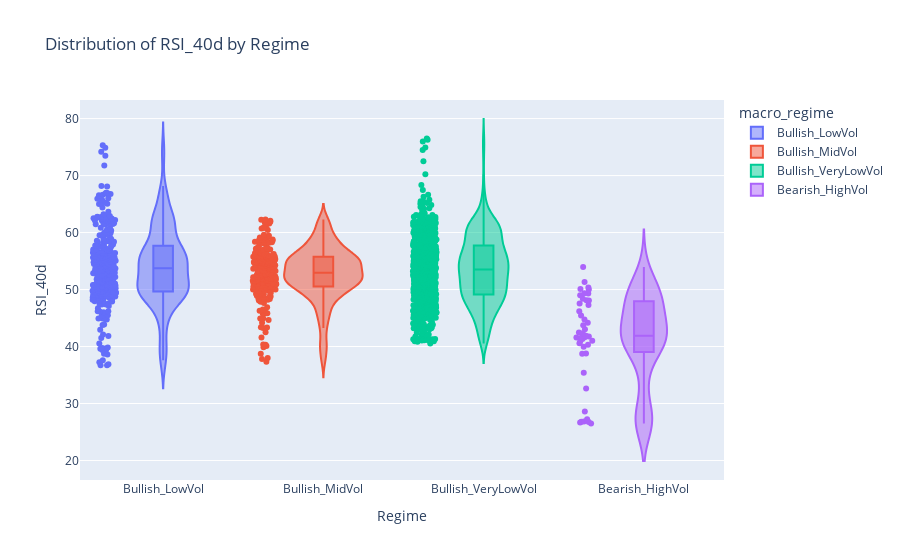
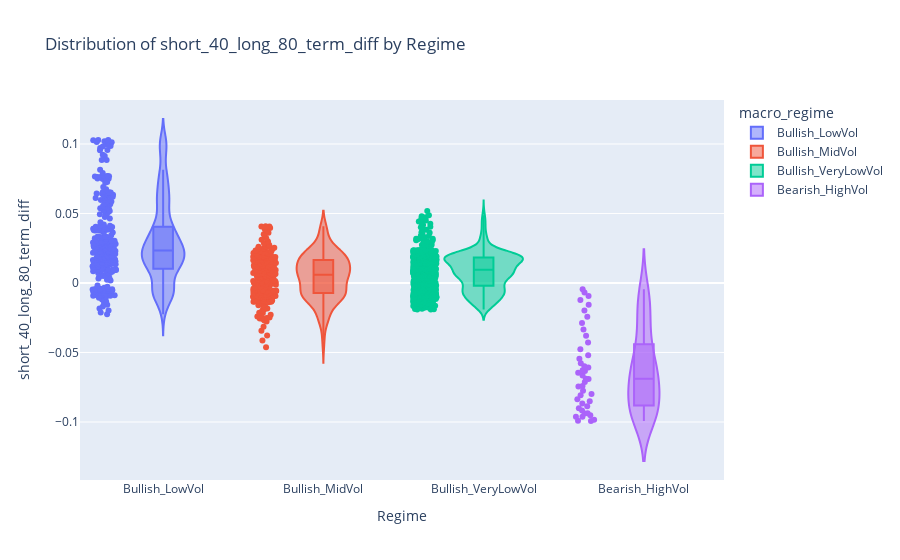
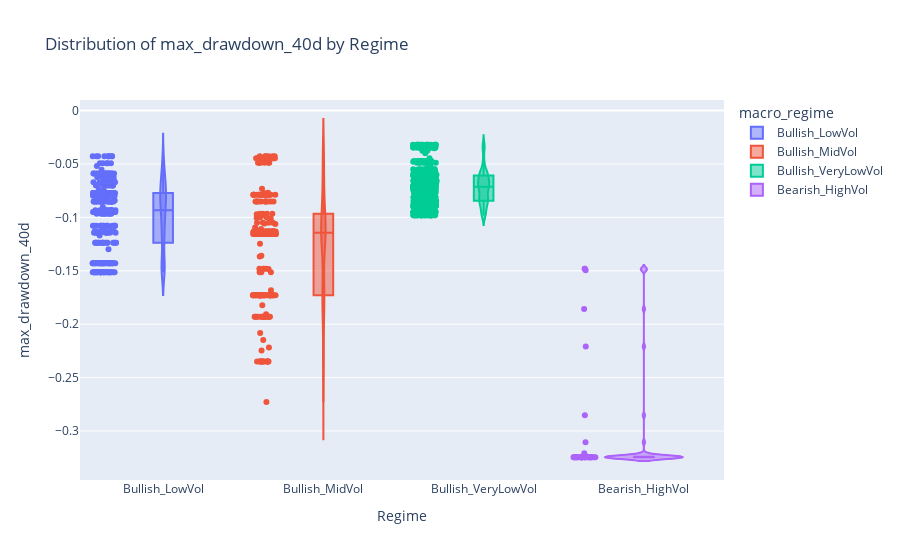
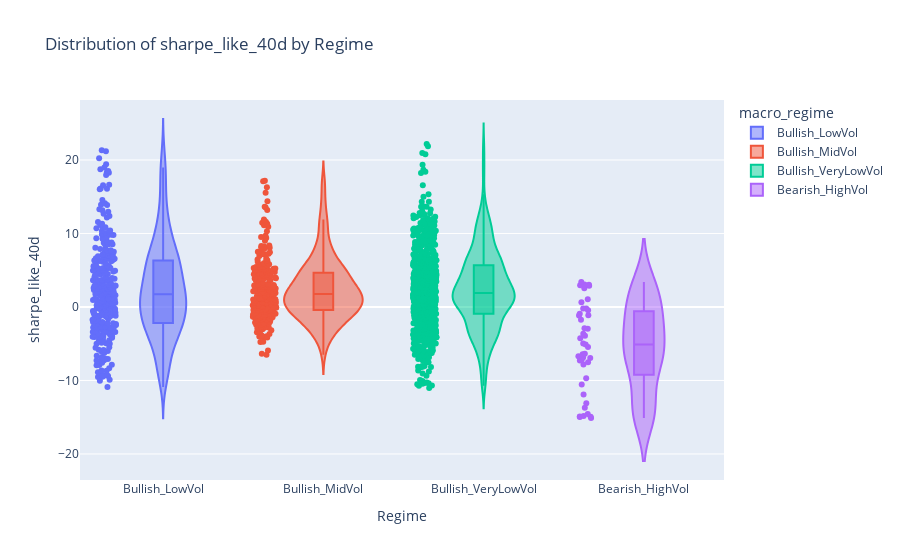

Notebook cell for these charts, in order:
### Code cell
plot_graph_plotly(mfe.final_df)

### Figure 1 — Plotly figure (JSON) as saved in the notebook; plotly's stock layout.template omitted (floating-point values rounded to 4 significant figures; data arrays with more than 128 entries replaced by an {"elided": "..."} marker saying what was removed)
{"data": [{"alignmentgroup": "True", "box": {"visible": true}, "hovertemplate": "macro_regime=%{x}<br>RSI_40d=%{y}<extra></extra>", "legendgroup": "Bullish_LowVol", "marker": {"color": "#636efa"}, "name": "Bullish_LowVol", "offsetgroup": "Bullish_LowVol", "orientation": "v", "points": "all", "scalegroup": "True", "showlegend": true, "type": "violin", "x": {"elided": "312 str values"}, "x0": " ", "xaxis": "x", "y": {"elided": "312 float values"}, "y0": " ", "yaxis": "y"}, {"alignmentgroup": "True", "box": {"visible": true}, "hovertemplate": "macro_regime=%{x}<br>RSI_40d=%{y}<extra></extra>", "legendgroup": "Bullish_MidVol", "marker": {"color": "#EF553B"}, "name": "Bullish_MidVol", "offsetgroup": "Bullish_MidVol", "orientation": "v", "points": "all", "scalegroup": "True", "showlegend": true, "type": "violin", "x": {"elided": "261 str values"}, "x0": " ", "xaxis": "x", "y": {"elided": "261 float values"}, "y0": " ", "yaxis": "y"}, {"alignmentgroup": "True", "box": {"visible": true}, "hovertemplate": "macro_regime=%{x}<br>RSI_40d=%{y}<extra></extra>", "legendgroup": "Bullish_VeryLowVol", "marker": {"color": "#00cc96"}, "name": "Bullish_VeryLowVol", "offsetgroup": "Bullish_VeryLowVol", "orientation": "v", "points": "all", "scalegroup": "True", "showlegend": true, "type": "violin", "x": {"elided": "727 str values"}, "x0": " ", "xaxis": "x", "y": {"elided": "727 float values"}, "y0": " ", "yaxis": "y"}, {"alignmentgroup": "True", "box": {"visible": true}, "hovertemplate": "macro_regime=%{x}<br>RSI_40d=%{y}<extra></extra>", "legendgroup": "Bearish_HighVol", "marker": {"color": "#ab63fa"}, "name": "Bearish_HighVol", "offsetgroup": "Bearish_HighVol", "orientation": "v", "points": "all", "scalegroup": "True", "showlegend": true, "type": "violin", "x": ["Bearish_HighVol", "Bearish_HighVol", "Bearish_HighVol", "Bearish_HighVol", "Bearish_HighVol", "Bearish_HighVol", "Bearish_HighVol", "Bearish_HighVol", "Bearish_HighVol", "Bearish_HighVol", "Bearish_HighVol", "Bearish_HighVol", "Bearish_HighVol", "Bearish_HighVol", "Bearish_HighVol", "Bearish_HighVol", "Bearish_HighVol", "Bearish_HighVol", "Bearish_HighVol", "Bearish_HighVol", "Bearish_HighVol", "Bearish_HighVol", "Bearish_HighVol", "Bearish_HighVol", "Bearish_HighVol", "Bearish_HighVol", "Bearish_HighVol", "Bearish_HighVol", "Bearish_HighVol", "Bearish_HighVol", "Bearish_HighVol", "Bearish_HighVol", "Bearish_HighVol", "Bearish_HighVol", "Bearish_HighVol", "Bearish_HighVol", "Bearish_HighVol", "Bearish_HighVol", "Bearish_HighVol", "Bearish_HighVol", "Bearish_HighVol", "Bearish_HighVol", "Bearish_HighVol"], "x0": " ", "xaxis": "x", "y": [43.74, 41.6, 38.74, 35.38, 32.65, 28.58, 27.22, 26.69, 26.49, 26.82, 26.85, 26.75, 38.76, 44.73, 48.1, 50.34, 49.99, 48.99, 47.28, 45.44, 43.02, 39.97, 40.31, 40.56, 40.88, 41.0, 41.34, 42.34, 47.53, 48.4, 50.09, 53.94, 51.3, 49.36, 49.3, 48.11, 46.18, 44.19, 41.9, 41.65, 41.56, 41.75, 42.48], "y0": " ", "yaxis": "y"}], "layout": {"legend": {"title": {"text": "macro_regime"}, "tracegroupgap": 0}, "title": {"text": "Distribution of RSI_40d by Regime"}, "violinmode": "overlay", "xaxis": {"anchor": "y", "categoryarray": ["Bullish_LowVol", "Bullish_MidVol", "Bullish_VeryLowVol", "Bearish_HighVol"], "categoryorder": "array", "domain": [0, 1], "title": {"text": "Regime"}}, "yaxis": {"anchor": "x", "domain": [0, 1], "title": {"text": "RSI_40d"}}}}

### Figure 2 — Plotly figure (JSON) as saved in the notebook; plotly's stock layout.template omitted (floating-point values rounded to 4 significant figures; data arrays with more than 128 entries replaced by an {"elided": "..."} marker saying what was removed)
{"data": [{"alignmentgroup": "True", "box": {"visible": true}, "hovertemplate": "macro_regime=%{x}<br>short_40_long_80_term_diff=%{y}<extra></extra>", "legendgroup": "Bullish_LowVol", "marker": {"color": "#636efa"}, "name": "Bullish_LowVol", "offsetgroup": "Bullish_LowVol", "orientation": "v", "points": "all", "scalegroup": "True", "showlegend": true, "type": "violin", "x": {"elided": "312 str values"}, "x0": " ", "xaxis": "x", "y": {"elided": "312 float values"}, "y0": " ", "yaxis": "y"}, {"alignmentgroup": "True", "box": {"visible": true}, "hovertemplate": "macro_regime=%{x}<br>short_40_long_80_term_diff=%{y}<extra></extra>", "legendgroup": "Bullish_MidVol", "marker": {"color": "#EF553B"}, "name": "Bullish_MidVol", "offsetgroup": "Bullish_MidVol", "orientation": "v", "points": "all", "scalegroup": "True", "showlegend": true, "type": "violin", "x": {"elided": "261 str values"}, "x0": " ", "xaxis": "x", "y": {"elided": "261 float values"}, "y0": " ", "yaxis": "y"}, {"alignmentgroup": "True", "box": {"visible": true}, "hovertemplate": "macro_regime=%{x}<br>short_40_long_80_term_diff=%{y}<extra></extra>", "legendgroup": "Bullish_VeryLowVol", "marker": {"color": "#00cc96"}, "name": "Bullish_VeryLowVol", "offsetgroup": "Bullish_VeryLowVol", "orientation": "v", "points": "all", "scalegroup": "True", "showlegend": true, "type": "violin", "x": {"elided": "727 str values"}, "x0": " ", "xaxis": "x", "y": {"elided": "727 float values"}, "y0": " ", "yaxis": "y"}, {"alignmentgroup": "True", "box": {"visible": true}, "hovertemplate": "macro_regime=%{x}<br>short_40_long_80_term_diff=%{y}<extra></extra>", "legendgroup": "Bearish_HighVol", "marker": {"color": "#ab63fa"}, "name": "Bearish_HighVol", "offsetgroup": "Bearish_HighVol", "orientation": "v", "points": "all", "scalegroup": "True", "showlegend": true, "type": "violin", "x": ["Bearish_HighVol", "Bearish_HighVol", "Bearish_HighVol", "Bearish_HighVol", "Bearish_HighVol", "Bearish_HighVol", "Bearish_HighVol", "Bearish_HighVol", "Bearish_HighVol", "Bearish_HighVol", "Bearish_HighVol", "Bearish_HighVol", "Bearish_HighVol", "Bearish_HighVol", "Bearish_HighVol", "Bearish_HighVol", "Bearish_HighVol", "Bearish_HighVol", "Bearish_HighVol", "Bearish_HighVol", "Bearish_HighVol", "Bearish_HighVol", "Bearish_HighVol", "Bearish_HighVol", "Bearish_HighVol", "Bearish_HighVol", "Bearish_HighVol", "Bearish_HighVol", "Bearish_HighVol", "Bearish_HighVol", "Bearish_HighVol", "Bearish_HighVol", "Bearish_HighVol", "Bearish_HighVol", "Bearish_HighVol", "Bearish_HighVol", "Bearish_HighVol", "Bearish_HighVol", "Bearish_HighVol", "Bearish_HighVol", "Bearish_HighVol", "Bearish_HighVol", "Bearish_HighVol"], "x0": " ", "xaxis": "x", "y": [-0.004541, -0.006907, -0.009358, -0.01226, -0.01559, -0.01978, -0.02426, -0.02882, -0.03342, -0.038, -0.04276, -0.04775, -0.05444, -0.05984, -0.06085, -0.06274, -0.06453, -0.06651, -0.06894, -0.0713, -0.07408, -0.07748, -0.08071, -0.08366, -0.08664, -0.09015, -0.09383, -0.09631, -0.09913, -0.09923, -0.09834, -0.09619, -0.09515, -0.09379, -0.09171, -0.08872, -0.08508, -0.07991, -0.07457, -0.06901, -0.06337, -0.05777, -0.05207], "y0": " ", "yaxis": "y"}], "layout": {"legend": {"title": {"text": "macro_regime"}, "tracegroupgap": 0}, "title": {"text": "Distribution of short_40_long_80_term_diff by Regime"}, "violinmode": "overlay", "xaxis": {"anchor": "y", "categoryarray": ["Bullish_LowVol", "Bullish_MidVol", "Bullish_VeryLowVol", "Bearish_HighVol"], "categoryorder": "array", "domain": [0, 1], "title": {"text": "Regime"}}, "yaxis": {"anchor": "x", "domain": [0, 1], "title": {"text": "short_40_long_80_term_diff"}}}}

### Figure 3 — Plotly figure (JSON) as saved in the notebook; plotly's stock layout.template omitted (floating-point values rounded to 4 significant figures; data arrays with more than 128 entries replaced by an {"elided": "..."} marker saying what was removed)
{"data": [{"alignmentgroup": "True", "box": {"visible": true}, "hovertemplate": "macro_regime=%{x}<br>max_drawdown_40d=%{y}<extra></extra>", "legendgroup": "Bullish_LowVol", "marker": {"color": "#636efa"}, "name": "Bullish_LowVol", "offsetgroup": "Bullish_LowVol", "orientation": "v", "points": "all", "scalegroup": "True", "showlegend": true, "type": "violin", "x": {"elided": "312 str values"}, "x0": " ", "xaxis": "x", "y": {"elided": "312 float values"}, "y0": " ", "yaxis": "y"}, {"alignmentgroup": "True", "box": {"visible": true}, "hovertemplate": "macro_regime=%{x}<br>max_drawdown_40d=%{y}<extra></extra>", "legendgroup": "Bullish_MidVol", "marker": {"color": "#EF553B"}, "name": "Bullish_MidVol", "offsetgroup": "Bullish_MidVol", "orientation": "v", "points": "all", "scalegroup": "True", "showlegend": true, "type": "violin", "x": {"elided": "261 str values"}, "x0": " ", "xaxis": "x", "y": {"elided": "261 float values"}, "y0": " ", "yaxis": "y"}, {"alignmentgroup": "True", "box": {"visible": true}, "hovertemplate": "macro_regime=%{x}<br>max_drawdown_40d=%{y}<extra></extra>", "legendgroup": "Bullish_VeryLowVol", "marker": {"color": "#00cc96"}, "name": "Bullish_VeryLowVol", "offsetgroup": "Bullish_VeryLowVol", "orientation": "v", "points": "all", "scalegroup": "True", "showlegend": true, "type": "violin", "x": {"elided": "727 str values"}, "x0": " ", "xaxis": "x", "y": {"elided": "727 float values"}, "y0": " ", "yaxis": "y"}, {"alignmentgroup": "True", "box": {"visible": true}, "hovertemplate": "macro_regime=%{x}<br>max_drawdown_40d=%{y}<extra></extra>", "legendgroup": "Bearish_HighVol", "marker": {"color": "#ab63fa"}, "name": "Bearish_HighVol", "offsetgroup": "Bearish_HighVol", "orientation": "v", "points": "all", "scalegroup": "True", "showlegend": true, "type": "violin", "x": ["Bearish_HighVol", "Bearish_HighVol", "Bearish_HighVol", "Bearish_HighVol", "Bearish_HighVol", "Bearish_HighVol", "Bearish_HighVol", "Bearish_HighVol", "Bearish_HighVol", "Bearish_HighVol", "Bearish_HighVol", "Bearish_HighVol", "Bearish_HighVol", "Bearish_HighVol", "Bearish_HighVol", "Bearish_HighVol", "Bearish_HighVol", "Bearish_HighVol", "Bearish_HighVol", "Bearish_HighVol", "Bearish_HighVol", "Bearish_HighVol", "Bearish_HighVol", "Bearish_HighVol", "Bearish_HighVol", "Bearish_HighVol", "Bearish_HighVol", "Bearish_HighVol", "Bearish_HighVol", "Bearish_HighVol", "Bearish_HighVol", "Bearish_HighVol", "Bearish_HighVol", "Bearish_HighVol", "Bearish_HighVol", "Bearish_HighVol", "Bearish_HighVol", "Bearish_HighVol", "Bearish_HighVol", "Bearish_HighVol", "Bearish_HighVol", "Bearish_HighVol", "Bearish_HighVol"], "x0": " ", "xaxis": "x", "y": [-0.1481, -0.1481, -0.1496, -0.1859, -0.2209, -0.2853, -0.3105, -0.3208, -0.3246, -0.3246, -0.3246, -0.3246, -0.3246, -0.3246, -0.3246, -0.3246, -0.3246, -0.3246, -0.3246, -0.3246, -0.3246, -0.3246, -0.3246, -0.3246, -0.3246, -0.3246, -0.3246, -0.3246, -0.3246, -0.3246, -0.3246, -0.3246, -0.3246, -0.3246, -0.3246, -0.3246, -0.3246, -0.3246, -0.3246, -0.3246, -0.3239, -0.3239, -0.3239], "y0": " ", "yaxis": "y"}], "layout": {"legend": {"title": {"text": "macro_regime"}, "tracegroupgap": 0}, "title": {"text": "Distribution of max_drawdown_40d by Regime"}, "violinmode": "overlay", "xaxis": {"anchor": "y", "categoryarray": ["Bullish_LowVol", "Bullish_MidVol", "Bullish_VeryLowVol", "Bearish_HighVol"], "categoryorder": "array", "domain": [0, 1], "title": {"text": "Regime"}}, "yaxis": {"anchor": "x", "domain": [0, 1], "title": {"text": "max_drawdown_40d"}}}}

### Figure 4 — Plotly figure (JSON) as saved in the notebook; plotly's stock layout.template omitted (floating-point values rounded to 4 significant figures; data arrays with more than 128 entries replaced by an {"elided": "..."} marker saying what was removed)
{"data": [{"alignmentgroup": "True", "box": {"visible": true}, "hovertemplate": "macro_regime=%{x}<br>sharpe_like_40d=%{y}<extra></extra>", "legendgroup": "Bullish_LowVol", "marker": {"color": "#636efa"}, "name": "Bullish_LowVol", "offsetgroup": "Bullish_LowVol", "orientation": "v", "points": "all", "scalegroup": "True", "showlegend": true, "type": "violin", "x": {"elided": "312 str values"}, "x0": " ", "xaxis": "x", "y": {"elided": "312 float values"}, "y0": " ", "yaxis": "y"}, {"alignmentgroup": "True", "box": {"visible": true}, "hovertemplate": "macro_regime=%{x}<br>sharpe_like_40d=%{y}<extra></extra>", "legendgroup": "Bullish_MidVol", "marker": {"color": "#EF553B"}, "name": "Bullish_MidVol", "offsetgroup": "Bullish_MidVol", "orientation": "v", "points": "all", "scalegroup": "True", "showlegend": true, "type": "violin", "x": {"elided": "261 str values"}, "x0": " ", "xaxis": "x", "y": {"elided": "261 float values"}, "y0": " ", "yaxis": "y"}, {"alignmentgroup": "True", "box": {"visible": true}, "hovertemplate": "macro_regime=%{x}<br>sharpe_like_40d=%{y}<extra></extra>", "legendgroup": "Bullish_VeryLowVol", "marker": {"color": "#00cc96"}, "name": "Bullish_VeryLowVol", "offsetgroup": "Bullish_VeryLowVol", "orientation": "v", "points": "all", "scalegroup": "True", "showlegend": true, "type": "violin", "x": {"elided": "727 str values"}, "x0": " ", "xaxis": "x", "y": {"elided": "727 float values"}, "y0": " ", "yaxis": "y"}, {"alignmentgroup": "True", "box": {"visible": true}, "hovertemplate": "macro_regime=%{x}<br>sharpe_like_40d=%{y}<extra></extra>", "legendgroup": "Bearish_HighVol", "marker": {"color": "#ab63fa"}, "name": "Bearish_HighVol", "offsetgroup": "Bearish_HighVol", "orientation": "v", "points": "all", "scalegroup": "True", "showlegend": true, "type": "violin", "x": ["Bearish_HighVol", "Bearish_HighVol", "Bearish_HighVol", "Bearish_HighVol", "Bearish_HighVol", "Bearish_HighVol", "Bearish_HighVol", "Bearish_HighVol", "Bearish_HighVol", "Bearish_HighVol", "Bearish_HighVol", "Bearish_HighVol", "Bearish_HighVol", "Bearish_HighVol", "Bearish_HighVol", "Bearish_HighVol", "Bearish_HighVol", "Bearish_HighVol", "Bearish_HighVol", "Bearish_HighVol", "Bearish_HighVol", "Bearish_HighVol", "Bearish_HighVol", "Bearish_HighVol", "Bearish_HighVol", "Bearish_HighVol", "Bearish_HighVol", "Bearish_HighVol", "Bearish_HighVol", "Bearish_HighVol", "Bearish_HighVol", "Bearish_HighVol", "Bearish_HighVol", "Bearish_HighVol", "Bearish_HighVol", "Bearish_HighVol", "Bearish_HighVol", "Bearish_HighVol", "Bearish_HighVol", "Bearish_HighVol", "Bearish_HighVol", "Bearish_HighVol", "Bearish_HighVol"], "x0": " ", "xaxis": "x", "y": [-7.824, -9.709, -10.54, -11.9, -13.11, -13.73, -14.56, -14.93, -15.1, -14.9, -14.82, -14.97, -7.264, -3.901, -2.909, -2.955, -3.646, -4.266, -5.103, -5.457, -6.374, -7.533, -7.281, -6.953, -6.868, -6.708, -6.428, -4.969, -1.75, -1.116, -0.4405, -0.2188, -0.9372, -1.147, -0.2213, 0.6268, 1.061, 2.963, 2.545, 2.902, 3.043, 3.025, 3.398], "y0": " ", "yaxis": "y"}], "layout": {"legend": {"title": {"text": "macro_regime"}, "tracegroupgap": 0}, "title": {"text": "Distribution of sharpe_like_40d by Regime"}, "violinmode": "overlay", "xaxis": {"anchor": "y", "categoryarray": ["Bullish_LowVol", "Bullish_MidVol", "Bullish_VeryLowVol", "Bearish_HighVol"], "categoryorder": "array", "domain": [0, 1], "title": {"text": "Regime"}}, "yaxis": {"anchor": "x", "domain": [0, 1], "title": {"text": "sharpe_like_40d"}}}}
